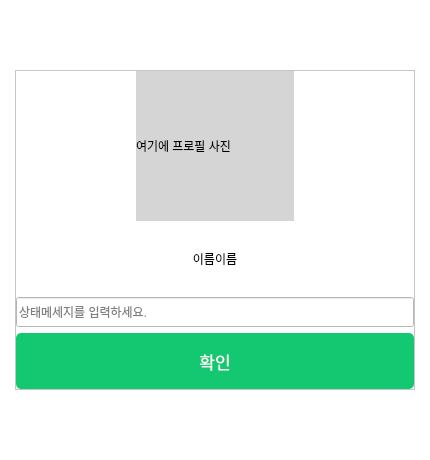
<?xml version="1.0" encoding="UTF-8"?>
<ui version="4.0">
 <class>ProfileDialog</class>
 <widget class="QDialog" name="ProfileDialog">
  <property name="geometry">
   <rect>
    <x>0</x>
    <y>0</y>
    <width>430</width>
    <height>460</height>
   </rect>
  </property>
  <property name="windowTitle">
   <string>Dialog</string>
  </property>
  <property name="styleSheet">
   <string notr="true">background-color: rgb(255, 255, 255);</string>
  </property>
  <layout class="QVBoxLayout" name="verticalLayout_2">
   <property name="leftMargin">
    <number>15</number>
   </property>
   <property name="topMargin">
    <number>70</number>
   </property>
   <property name="rightMargin">
    <number>15</number>
   </property>
   <property name="bottomMargin">
    <number>70</number>
   </property>
   <item>
    <widget class="QFrame" name="main_frame">
     <property name="frameShape">
      <enum>QFrame::StyledPanel</enum>
     </property>
     <property name="frameShadow">
      <enum>QFrame::Raised</enum>
     </property>
     <layout class="QVBoxLayout" name="verticalLayout">
      <property name="leftMargin">
       <number>0</number>
      </property>
      <property name="topMargin">
       <number>0</number>
      </property>
      <property name="rightMargin">
       <number>0</number>
      </property>
      <property name="bottomMargin">
       <number>0</number>
      </property>
      <item>
       <layout class="QHBoxLayout" name="h_lay">
        <item>
         <widget class="QLabel" name="profile_img">
          <property name="minimumSize">
           <size>
            <width>150</width>
            <height>150</height>
           </size>
          </property>
          <property name="maximumSize">
           <size>
            <width>158</width>
            <height>158</height>
           </size>
          </property>
          <property name="styleSheet">
           <string notr="true">background-color: rgb(213, 213, 213);</string>
          </property>
          <property name="text">
           <string>여기에 프로필 사진</string>
          </property>
         </widget>
        </item>
       </layout>
      </item>
      <item>
       <widget class="QLabel" name="name_lab">
        <property name="text">
         <string>이름이름</string>
        </property>
        <property name="alignment">
         <set>Qt::AlignCenter</set>
        </property>
       </widget>
      </item>
      <item>
       <widget class="QLineEdit" name="state_edit">
        <property name="minimumSize">
         <size>
          <width>0</width>
          <height>30</height>
         </size>
        </property>
        <property name="placeholderText">
         <string>상태메세지를 입력하세요.</string>
        </property>
       </widget>
      </item>
      <item>
       <widget class="QPushButton" name="admit_btn">
        <property name="minimumSize">
         <size>
          <width>0</width>
          <height>56</height>
         </size>
        </property>
        <property name="font">
         <font>
          <pointsize>13</pointsize>
         </font>
        </property>
        <property name="styleSheet">
         <string notr="true">border-radius:5px;
background-color: rgb(20, 200, 113);
color:white;</string>
        </property>
        <property name="text">
         <string>확인</string>
        </property>
       </widget>
      </item>
     </layout>
    </widget>
   </item>
  </layout>
 </widget>
 <resources/>
 <connections/>
</ui>
